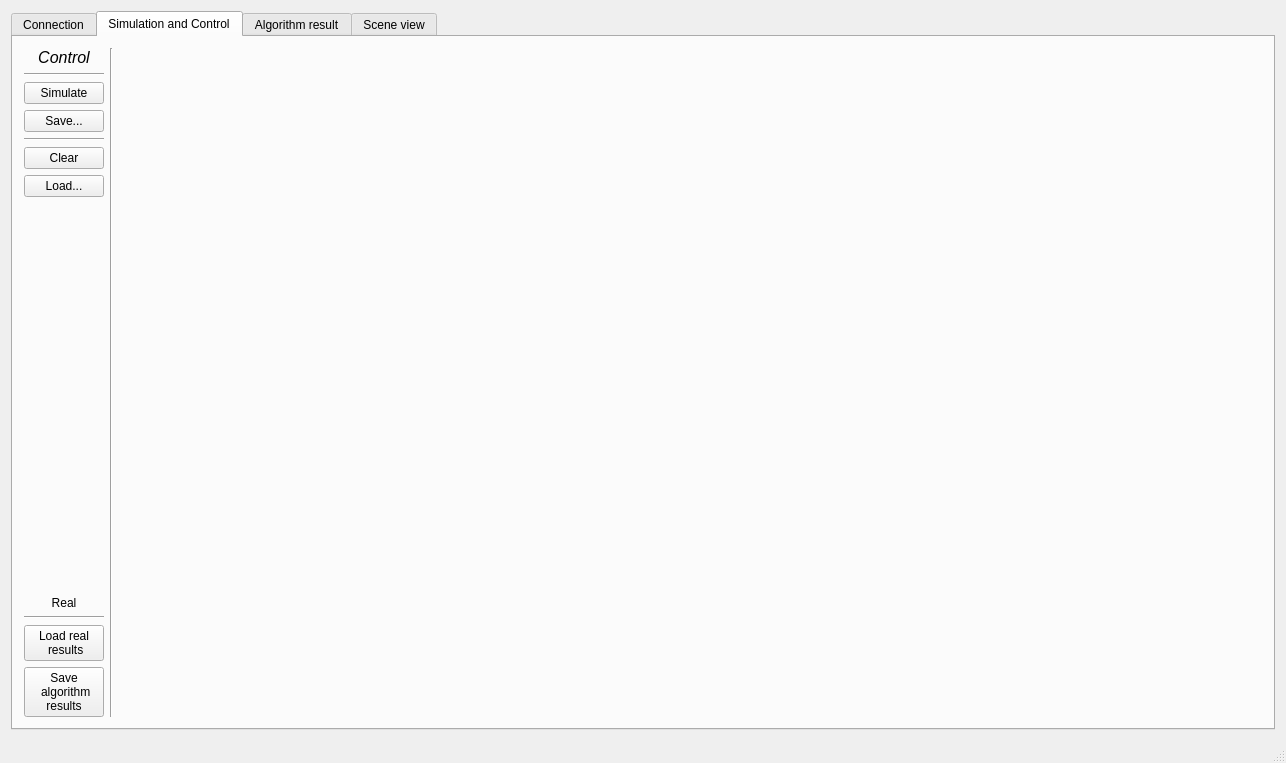
<?xml version="1.0" encoding="UTF-8"?>
<ui version="4.0">
 <class>MainWindow</class>
 <widget class="QMainWindow" name="MainWindow">
  <property name="geometry">
   <rect>
    <x>0</x>
    <y>0</y>
    <width>1286</width>
    <height>763</height>
   </rect>
  </property>
  <property name="windowTitle">
   <string>Object localization in a robot environment by using a system of ultrasonic range finder modules  (Dominik Koszkul, 2016)</string>
  </property>
  <widget class="QWidget" name="centralWidget">
   <layout class="QVBoxLayout" name="verticalLayout_3">
    <item>
     <widget class="QTabWidget" name="tabWidget">
      <property name="currentIndex">
       <number>1</number>
      </property>
      <widget class="QWidget" name="tab_2">
       <attribute name="title">
        <string>Connection</string>
       </attribute>
       <layout class="QVBoxLayout" name="verticalLayout">
        <item>
         <layout class="QHBoxLayout" name="horizontalLayout">
          <property name="sizeConstraint">
           <enum>QLayout::SetFixedSize</enum>
          </property>
          <item>
           <widget class="QPushButton" name="uartSettingsButton">
            <property name="text">
             <string>UART Settings</string>
            </property>
           </widget>
          </item>
          <item>
           <widget class="QPushButton" name="connectButton">
            <property name="text">
             <string>Connect</string>
            </property>
           </widget>
          </item>
          <item>
           <widget class="QPushButton" name="disconnectButton">
            <property name="text">
             <string>Disconnect</string>
            </property>
           </widget>
          </item>
          <item>
           <widget class="QPushButton" name="clearConsoleButton">
            <property name="text">
             <string>Clear console</string>
            </property>
           </widget>
          </item>
          <item>
           <spacer name="horizontalSpacer_2">
            <property name="orientation">
             <enum>Qt::Horizontal</enum>
            </property>
            <property name="sizeHint" stdset="0">
             <size>
              <width>0</width>
              <height>0</height>
             </size>
            </property>
           </spacer>
          </item>
          <item>
           <widget class="QPushButton" name="startButton">
            <property name="text">
             <string>Start</string>
            </property>
           </widget>
          </item>
          <item>
           <widget class="QPushButton" name="stopButton">
            <property name="text">
             <string>Stop</string>
            </property>
           </widget>
          </item>
         </layout>
        </item>
        <item>
         <layout class="QVBoxLayout" name="consoleLayout">
          <item>
           <spacer name="horizontalSpacer_5">
            <property name="orientation">
             <enum>Qt::Horizontal</enum>
            </property>
            <property name="sizeHint" stdset="0">
             <size>
              <width>0</width>
              <height>0</height>
             </size>
            </property>
           </spacer>
          </item>
         </layout>
        </item>
       </layout>
      </widget>
      <widget class="QWidget" name="tab_3">
       <attribute name="title">
        <string>Simulation and Control</string>
       </attribute>
       <layout class="QHBoxLayout" name="horizontalLayout_3">
        <item>
         <layout class="QVBoxLayout" name="verticalLayout_6">
          <item>
           <widget class="QLabel" name="label">
            <property name="font">
             <font>
              <pointsize>12</pointsize>
              <italic>true</italic>
             </font>
            </property>
            <property name="text">
             <string>Control</string>
            </property>
            <property name="alignment">
             <set>Qt::AlignCenter</set>
            </property>
           </widget>
          </item>
          <item>
           <widget class="Line" name="line_3">
            <property name="orientation">
             <enum>Qt::Horizontal</enum>
            </property>
           </widget>
          </item>
          <item>
           <widget class="QPushButton" name="simulate">
            <property name="text">
             <string>Simulate</string>
            </property>
           </widget>
          </item>
          <item>
           <widget class="QPushButton" name="save">
            <property name="text">
             <string>Save...</string>
            </property>
           </widget>
          </item>
          <item>
           <widget class="Line" name="line_2">
            <property name="orientation">
             <enum>Qt::Horizontal</enum>
            </property>
           </widget>
          </item>
          <item>
           <widget class="QPushButton" name="clear">
            <property name="text">
             <string>Clear</string>
            </property>
           </widget>
          </item>
          <item>
           <widget class="QPushButton" name="load">
            <property name="text">
             <string>Load...</string>
            </property>
           </widget>
          </item>
          <item>
           <spacer name="verticalSpacer">
            <property name="orientation">
             <enum>Qt::Vertical</enum>
            </property>
            <property name="sizeHint" stdset="0">
             <size>
              <width>0</width>
              <height>0</height>
             </size>
            </property>
           </spacer>
          </item>
          <item>
           <widget class="QLabel" name="label_2">
            <property name="text">
             <string>Real</string>
            </property>
            <property name="alignment">
             <set>Qt::AlignCenter</set>
            </property>
           </widget>
          </item>
          <item>
           <widget class="Line" name="line_4">
            <property name="orientation">
             <enum>Qt::Horizontal</enum>
            </property>
           </widget>
          </item>
          <item>
           <widget class="QPushButton" name="loadRealResultsButton">
            <property name="text">
             <string>Load real 
 results</string>
            </property>
           </widget>
          </item>
          <item>
           <widget class="QPushButton" name="saveAlgorithmResults">
            <property name="text">
             <string>Save 
 algorithm 
results</string>
            </property>
           </widget>
          </item>
         </layout>
        </item>
        <item>
         <widget class="Line" name="line">
          <property name="orientation">
           <enum>Qt::Vertical</enum>
          </property>
         </widget>
        </item>
        <item>
         <layout class="QVBoxLayout" name="plotLayout">
          <property name="sizeConstraint">
           <enum>QLayout::SetFixedSize</enum>
          </property>
          <item>
           <spacer name="horizontalSpacer">
            <property name="orientation">
             <enum>Qt::Horizontal</enum>
            </property>
            <property name="sizeHint" stdset="0">
             <size>
              <width>0</width>
              <height>0</height>
             </size>
            </property>
           </spacer>
          </item>
         </layout>
        </item>
       </layout>
      </widget>
      <widget class="QWidget" name="tab">
       <attribute name="title">
        <string>Algorithm result</string>
       </attribute>
       <layout class="QVBoxLayout" name="verticalLayout_4">
        <item>
         <layout class="QVBoxLayout" name="resultVerticalLayout"/>
        </item>
       </layout>
      </widget>
      <widget class="QWidget" name="scene">
       <attribute name="title">
        <string>Scene view</string>
       </attribute>
       <layout class="QVBoxLayout" name="verticalLayout_5">
        <item>
         <layout class="QVBoxLayout" name="sceneVerticalLayout"/>
        </item>
       </layout>
      </widget>
     </widget>
    </item>
   </layout>
  </widget>
  <widget class="QMenuBar" name="menuBar">
   <property name="geometry">
    <rect>
     <x>0</x>
     <y>0</y>
     <width>1286</width>
     <height>25</height>
    </rect>
   </property>
  </widget>
  <widget class="QStatusBar" name="statusBar"/>
 </widget>
 <layoutdefault spacing="6" margin="11"/>
 <resources/>
 <connections/>
</ui>
